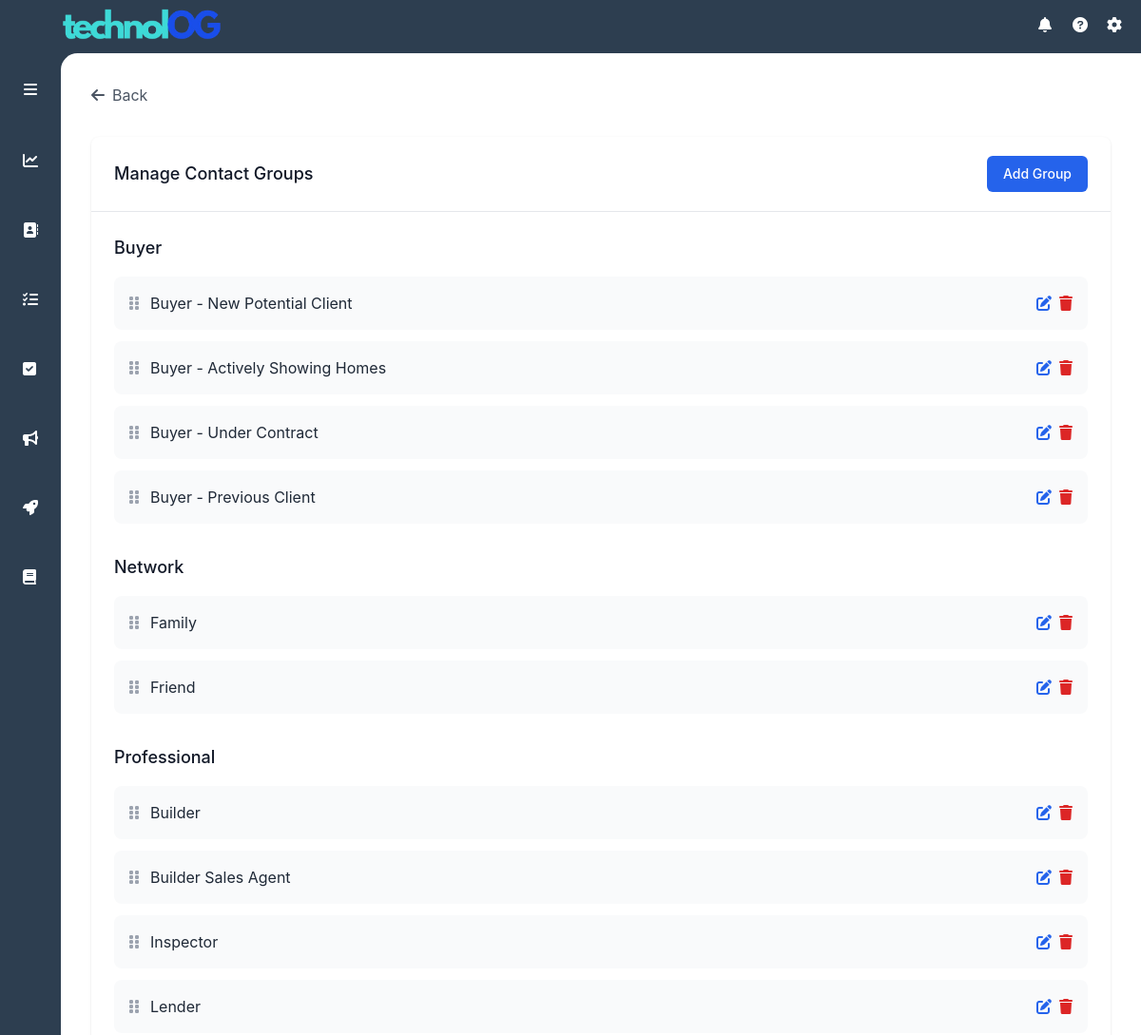
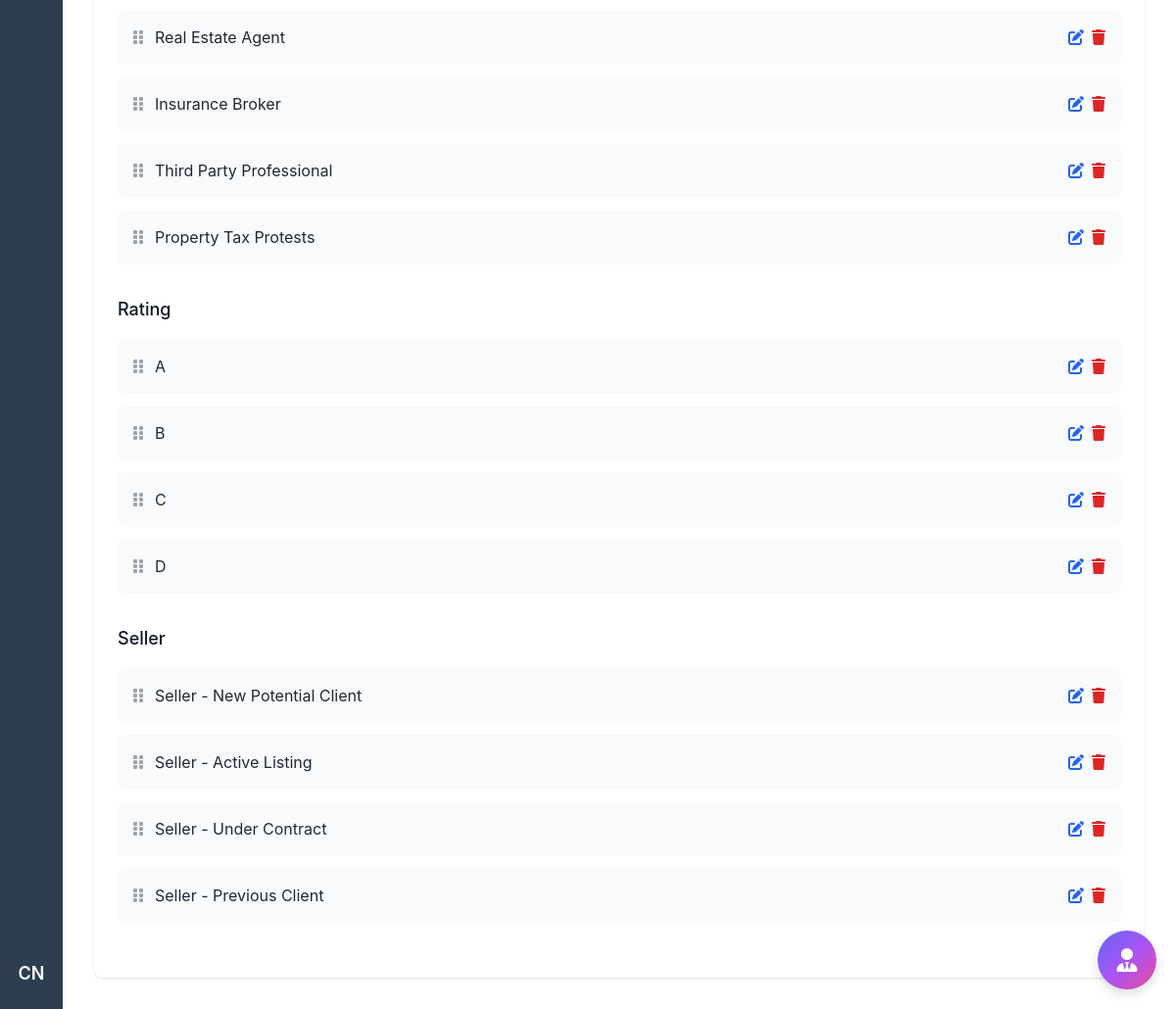
/admin/groups (signed in), run on the app's committed database (2 pictures, top to bottom).
### models.py (models this page shows, shortened)
class User(UserMixin, db.Model):
    id = db.Column(db.Integer, primary_key=True)
    username = db.Column(db.String(80), unique=True, nullable=False)
    email = db.Column(db.String(120), unique=True, nullable=False)
    password_hash = db.Column(db.String(128))
    first_name = db.Column(db.String(80), nullable=False)
    last_name = db.Column(db.String(80), nullable=False)
    role = db.Column(db.String(20), nullable=False, default='agent')
    created_at = db.Column(db.DateTime, nullable=False, default=datetime.utcnow)
    last_login = db.Column(db.DateTime)
    phone = db.Column(db.String(20))
    license_number = db.Column(db.String(16))
    licensed_supervisor = db.Column(db.String(120))

class ContactGroup(db.Model):
    id = db.Column(db.Integer, primary_key=True)
    name = db.Column(db.String(100), unique=True, nullable=False)
    category = db.Column(db.String(50), nullable=False)
    sort_order = db.Column(db.Integer, nullable=False)
    created_at = db.Column(db.DateTime, nullable=False, default=datetime.utcnow)
    contacts = db.relationship('Contact',
                             secondary=contact_groups,
                             back_populates='groups',
                             lazy='dynamic')

### routes/admin.py (the view)
@admin_bp.route('/admin/groups')
@login_required
@admin_required
def manage_groups():
    groups = ContactGroup.query.order_by(ContactGroup.category, ContactGroup.sort_order).all()
    categories = sorted(set(group.category for group in groups))
    return render_template('admin/groups.html', groups=groups, categories=categories)

### app.py (called while the page is built)
def create_app():
    app = Flask(__name__)
    app.config.from_object('config.Config')
    db.init_app(app)
    migrate = Migrate(app, db)
    login_manager = LoginManager()
    login_manager.init_app(app)
    login_manager.login_view = 'auth.login'
    app.jinja_env.filters['abs'] = abs
    mail = Mail()
    mail.init_app(app)
    @login_manager.user_loader
    def load_user(user_id):
        return User.query.get(int(user_id))
    app.register_blueprint(main_bp)
    app.register_blueprint(auth_bp)
    app.register_blueprint(tasks_bp)
    app.register_blueprint(contacts_bp)
    app.register_blueprint(daily_todo)
    app.register_blueprint(ai_chat)
    app.register_blueprint(user_todo_bp)
    app.register_blueprint(admin_bp)
    app.register_blueprint(marketing)
    app.register_blueprint(action_plan_bp)
    return app

### routes/admin.py (called while the page is built)
def admin_required(f):
    @wraps(f)
    def decorated_function(*args, **kwargs):
        if not current_user.is_authenticated or current_user.role != 'admin':
            flash('You must be an admin to access this page.', 'error')
            return redirect(url_for('main.index'))
        return f(*args, **kwargs)
    return decorated_function

### templates/admin/groups.html (shortened to what this page needs)
{% extends "base.html" %}
{% block content %}
<div class="max-w-7xl mx-auto px-4 sm:px-6 lg:px-8 py-8">
    <button onclick="history.back()" class="flex items-center text-gray-600 hover:text-gray-900 mb-8">
        <i class="fas fa-arrow-left mr-2"></i>
        Back
    </button>
    <div class="bg-white rounded-lg shadow">
        <div class="px-4 py-5 border-b border-gray-200 sm:px-6">
            <div class="flex items-center justify-between">
                <h2 class="text-lg font-medium text-gray-900">Manage Contact Groups</h2>
                <button onclick="showAddGroupModal()" class="inline-flex items-center px-4 py-2 border border-transparent text-sm font-medium rounded-md text-white bg-blue-600 hover:bg-blue-700">
                    Add Group
                </button>
            </div>
        </div>
        <div class="px-4 py-5 sm:p-6">
            {% for category in categories %}
            <div class="mb-8">
                <h3 class="text-lg font-medium text-gray-900 mb-4">{{ category }}</h3>
                <div class="space-y-3" id="category-{{ category|lower }}">
                    {% for group in groups if group.category == category %}
                    <div class="group-item flex items-center justify-between bg-gray-50 p-4 rounded-lg" data-id="{{ group.id }}">
                        <div class="flex items-center space-x-3">
                            <span class="cursor-move text-gray-400">
                                <i class="fas fa-grip-vertical"></i>
                            </span>
                            <span class="group-name">{{ group.name }}</span>
                        </div>
                        <div class="flex items-center space-x-2">
                            <button onclick="editGroup('{{ group.id }}', '{{ group.name }}', '{{ group.category }}')"
                                    class="text-blue-600 hover:text-blue-800">
                                <i class="fas fa-edit"></i>
                            </button>
                            <button onclick="deleteGroup('{{ group.id }}')"
                                    class="text-red-600 hover:text-red-800">
                                <i class="fas fa-trash"></i>
                            </button>
                        </div>
                    </div>
                    {% endfor %}
                </div>
            </div>
            {% endfor %}
        </div>
    </div>
</div>
{% endblock %}

### templates/base.html (shortened to what this page needs)
<!DOCTYPE html>
<html lang="en" data-theme="light">
<head>
    <script src="https://cdn.tailwindcss.com"></script>
    <link href="https://cdn.jsdelivr.net/npm/daisyui@4.7.2/dist/full.min.css" rel="stylesheet" type="text/css" />
    <link rel="stylesheet" href="https://cdnjs.cloudflare.com/ajax/libs/font-awesome/6.0.0/css/all.min.css">
    <link rel="stylesheet" href="{{ url_for('static', filename='css/ai_chat.css') }}">
</head>
<body class="h-screen flex flex-col bg-[#2d3e50]">
<header class="text-white h-14 items-center justify-between hidden md:flex">
    <div class="pl-4">
        <img src="{{ url_for('static', filename='images/logo_ogblueandblue.png') }}" alt="Origen Connect" class="block h-24 w-auto object-contain mt-2.5" />
    </div>
    <div class="flex items-center space-x-4 pr-4 relative">
        {% if current_user.is_authenticated %}
            <i class="fas fa-bell h-5 w-5"></i>
            <i class="fas fa-question-circle h-5 w-5"></i>
            <i class="fas fa-cog h-5 w-5"></i>
        {% else %}
            <a href="{{ url_for('auth.login') }}" class="text-white hover:text-gray-200">
                <i class="fas fa-sign-in-alt h-5 w-5"></i>
            </a>
        {% endif %}
    </div>
</header>
<div class="flex flex-1 overflow-hidden relative">
    <aside id="sidebar" class="w-16 transition-all duration-300 ease-in-out flex-col items-center py-4 z-10 hidden md:flex">
        <div class="w-full flex justify-center mb-8">
            <button id="sidebarToggle" class="p-2.5 rounded-lg hover:bg-[#3d4d63] text-white">
                <i class="fas fa-bars"></i>
            </button>
        </div>
        <div class="relative group mb-8 w-full px-3">
            <a href="{{ url_for('main.dashboard') }}" class="sidebar-link flex items-center p-2.5 rounded-lg hover:bg-[#3d4d63] {% if request.endpoint == 'main.dashboard' %}text-orange-500{% else %}text-white{% endif %}">
                <div class="w-full flex items-center">
                    <div class="flex justify-center w-[24px]">
                        <i class="fas fa-chart-line"></i>
                    </div>
                </div>
            </a>
        </div>
        <div class="relative group mb-8 w-full px-3">
            <a href="{{ url_for('main.index') }}" class="sidebar-link flex items-center p-2.5 rounded-lg hover:bg-[#3d4d63] {% if request.endpoint == 'main.index' %}text-orange-500{% else %}text-white{% endif %}">
                <div class="w-full flex items-center">
                    <div class="flex justify-center w-[24px]">
                        <i class="fas fa-address-book"></i>
                    </div>
                </div>
            </a>
        </div>
        <div class="relative group mb-8 w-full px-3">
            <a href="{{ url_for('tasks.tasks') }}" class="sidebar-link flex items-center p-2.5 rounded-lg hover:bg-[#3d4d63] {% if request.endpoint == 'tasks.tasks' %}text-orange-500{% else %}text-white{% endif %}">
                <div class="w-full flex items-center">
                    <div class="flex justify-center w-[24px]">
                        <i class="fas fa-tasks"></i>
                    </div>
                </div>
            </a>
        </div>
        <div class="relative group mb-8 w-full px-3">
            <a href="{{ url_for('user_todo.user_todo') }}" class="sidebar-link flex items-center p-2.5 rounded-lg hover:bg-[#3d4d63] {% if request.endpoint == 'user_todo.user_todo' %}text-orange-500{% else %}text-white{% endif %}">
                <div class="w-full flex items-center">
                    <div class="flex justify-center w-[24px]">
                        <i class="fas fa-check-square"></i>
                    </div>
                </div>
            </a>
        </div>
        <div class="relative group mb-8 w-full px-3">
            <a href="{{ url_for('main.marketing') }}" class="sidebar-link flex items-center p-2.5 rounded-lg hover:bg-[#3d4d63] {% if request.endpoint == 'main.marketing' %}text-orange-500{% else %}text-white{% endif %}">
                <div class="w-full flex items-center">
                    <div class="flex justify-center w-[24px]">
                        <i class="fas fa-bullhorn"></i>
                    </div>
                </div>
            </a>
        </div>
        <div class="relative group mb-8 w-full px-3">
            <a href="{{ url_for('action_plan.action_plan') }}" class="sidebar-link flex items-center p-2.5 rounded-lg hover:bg-[#3d4d63] {% if request.endpoint == 'action_plan.action_plan' %}text-orange-500{% else %}text-white{% endif %}">
                <div class="w-full flex items-center">
                    <div class="flex justify-center w-[24px]">
                        <i class="fas fa-rocket"></i>
                    </div>
                </div>
            </a>
        </div>
        <div class="relative group mb-8 w-full px-3" id="agentResourcesAccordion">
            <button
                id="agentResourcesBtn"
                type="button"
                class="sidebar-link flex items-center w-full p-2.5 rounded-lg hover:bg-[#3d4d63] text-white"
                aria-controls="agentResourcesPanel"
                aria-expanded="false"
            >
                <div class="w-full flex items-center relative pr-6">
                    <div class="flex justify-center w-[24px]">
                        <i class="fas fa-book"></i>
                    </div>
                </div>
            </button>
        </div>
        {% if current_user.is_authenticated %}
            <div class="relative group w-full flex justify-center">
                <button
                    id="userIcon"
                    class="w-10 h-10 rounded-full hover:bg-[#3d4d63] text-white flex items-center justify-center text-lg font-semibold transition-colors duration-200"
                >
                    {{ current_user.first_name[0] }}{{ current_user.last_name[0] }}
                </button>
            </div>
        {% endif %}
    </aside>
    <main class="flex-1 overflow-auto bg-white md:absolute inset-0 md:ml-16 md:rounded-tl-[1.1rem] pb-14 md:pb-0 transition-all duration-300" id="mainContent">
        <div class="content-wrapper">
            {% block content %}{% endblock %}
        </div>
    </main>
</div>
</body>
</html>

### templates/base.html (style rules this page uses)
body { font-family: -apple-system, "SF Pro Display", "Helvetica Neue", Helvetica, Arial, sans-serif; }
:root { --sidebar-width: 4rem; --sidebar-expanded-width: 11rem; }
#sidebar .sidebar-link { padding: 0.625rem 0.75rem; }

### data on the page
User: first_name "C", last_name "N"
ContactGroup: category "Buyer", name "Buyer - New Potential Client"
ContactGroup: name "Buyer - Actively Showing Homes"
ContactGroup: name "Buyer - Under Contract"
ContactGroup: name "Buyer - Previous Client"
ContactGroup: category "Network", name "Family"
ContactGroup: name "Friend"
ContactGroup: category "Professional", name "Builder"
ContactGroup: name "Builder Sales Agent"
ContactGroup: name "Inspector"
ContactGroup: name "Lender"
ContactGroup: name "Real Estate Agent"
ContactGroup: name "Insurance Broker"
ContactGroup: name "Third Party Professional"
ContactGroup: name "Property Tax Protests"
ContactGroup: category "Rating", name "A"
ContactGroup: name "B"
ContactGroup: name "C"
ContactGroup: name "D"
ContactGroup: category "Seller", name "Seller - New Potential Client"
ContactGroup: name "Seller - Active Listing"
ContactGroup: name "Seller - Under Contract"
ContactGroup: name "Seller - Previous Client"
